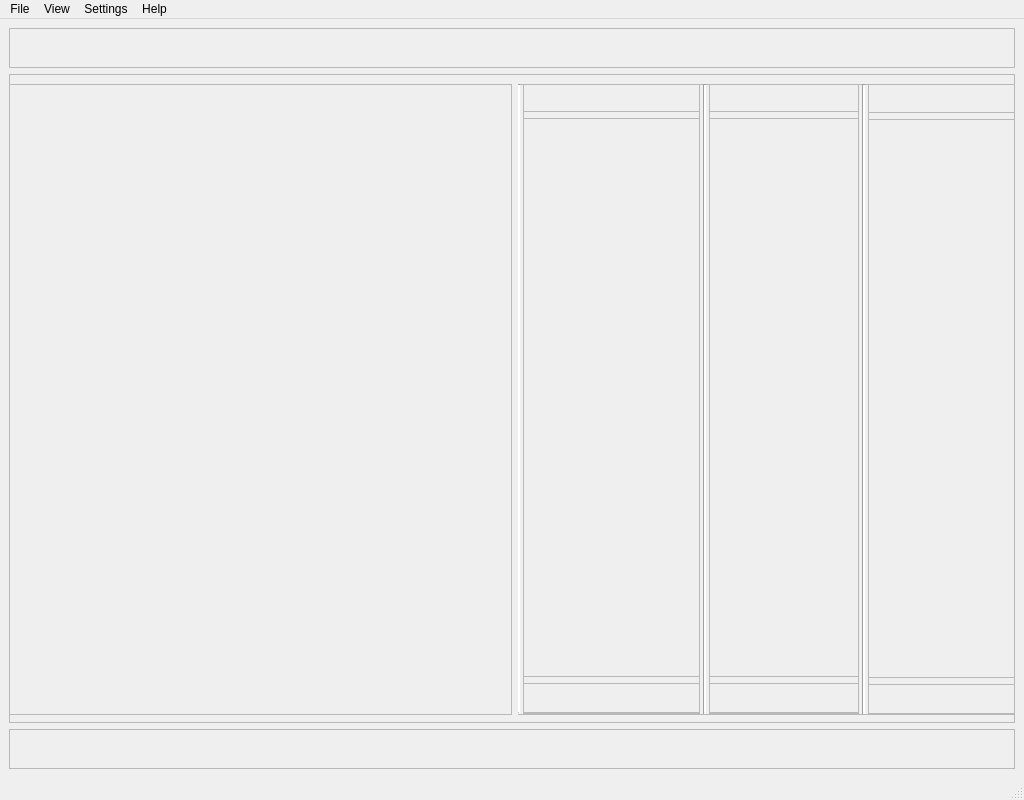
<?xml version="1.0" encoding="UTF-8"?>
<ui version="4.0">
 <class>MainWindow</class>
 <widget class="QMainWindow" name="MainWindow">
  <property name="windowModality">
   <enum>Qt::WindowModal</enum>
  </property>
  <property name="geometry">
   <rect>
    <x>0</x>
    <y>0</y>
    <width>1024</width>
    <height>800</height>
   </rect>
  </property>
  <property name="windowTitle">
   <string>BaseSTO</string>
  </property>
  <property name="windowIcon">
   <iconset>
    <normaloff>photo.jpg</normaloff>photo.jpg</iconset>
  </property>
  <widget class="QWidget" name="central_widget">
   <layout class="QVBoxLayout" name="verticalLayout">
    <item>
     <layout class="QVBoxLayout" name="RootLayout">
      <property name="sizeConstraint">
       <enum>QLayout::SetMaximumSize</enum>
      </property>
      <item>
       <widget class="QFrame" name="MainUpFrame">
        <property name="minimumSize">
         <size>
          <width>0</width>
          <height>40</height>
         </size>
        </property>
        <property name="maximumSize">
         <size>
          <width>16777215</width>
          <height>40</height>
         </size>
        </property>
        <property name="frameShape">
         <enum>QFrame::StyledPanel</enum>
        </property>
        <property name="frameShadow">
         <enum>QFrame::Raised</enum>
        </property>
       </widget>
      </item>
      <item>
       <widget class="QFrame" name="MainTopFrame">
        <property name="frameShape">
         <enum>QFrame::StyledPanel</enum>
        </property>
        <property name="frameShadow">
         <enum>QFrame::Raised</enum>
        </property>
        <widget class="QWidget" name="horizontalLayoutWidget">
         <property name="geometry">
          <rect>
           <x>0</x>
           <y>10</y>
           <width>1011</width>
           <height>631</height>
          </rect>
         </property>
         <layout class="QHBoxLayout" name="horizontalLayout">
          <item>
           <widget class="QFrame" name="frame_2">
            <property name="frameShape">
             <enum>QFrame::StyledPanel</enum>
            </property>
            <property name="frameShadow">
             <enum>QFrame::Raised</enum>
            </property>
            <widget class="QWidget" name="verticalLayoutWidget_5">
             <property name="geometry">
              <rect>
               <x>-1</x>
               <y>-1</y>
               <width>501</width>
               <height>631</height>
              </rect>
             </property>
             <layout class="QVBoxLayout" name="verticalLayout_5"/>
            </widget>
           </widget>
          </item>
          <item>
           <widget class="QFrame" name="frame">
            <property name="maximumSize">
             <size>
              <width>530</width>
              <height>16777215</height>
             </size>
            </property>
            <property name="frameShape">
             <enum>QFrame::StyledPanel</enum>
            </property>
            <property name="frameShadow">
             <enum>QFrame::Raised</enum>
            </property>
            <widget class="QWidget" name="gridLayoutWidget">
             <property name="geometry">
              <rect>
               <x>-1</x>
               <y>-1</y>
               <width>501</width>
               <height>631</height>
              </rect>
             </property>
             <layout class="QGridLayout" name="gridLayout">
              <property name="horizontalSpacing">
               <number>3</number>
              </property>
              <property name="verticalSpacing">
               <number>2</number>
              </property>
              <item row="0" column="1">
               <widget class="QFrame" name="frame_3">
                <property name="maximumSize">
                 <size>
                  <width>200</width>
                  <height>16777215</height>
                 </size>
                </property>
                <property name="frameShape">
                 <enum>QFrame::StyledPanel</enum>
                </property>
                <property name="frameShadow">
                 <enum>QFrame::Raised</enum>
                </property>
                <widget class="QWidget" name="verticalLayoutWidget_2">
                 <property name="geometry">
                  <rect>
                   <x>-1</x>
                   <y>-1</y>
                   <width>181</width>
                   <height>631</height>
                  </rect>
                 </property>
                 <layout class="QVBoxLayout" name="verticalLayout_2">
                  <item>
                   <widget class="QFrame" name="frame_7">
                    <property name="maximumSize">
                     <size>
                      <width>16777215</width>
                      <height>30</height>
                     </size>
                    </property>
                    <property name="frameShape">
                     <enum>QFrame::StyledPanel</enum>
                    </property>
                    <property name="frameShadow">
                     <enum>QFrame::Raised</enum>
                    </property>
                   </widget>
                  </item>
                  <item>
                   <widget class="QFrame" name="frame_8">
                    <property name="frameShape">
                     <enum>QFrame::StyledPanel</enum>
                    </property>
                    <property name="frameShadow">
                     <enum>QFrame::Raised</enum>
                    </property>
                   </widget>
                  </item>
                  <item>
                   <widget class="QFrame" name="frame_6">
                    <property name="maximumSize">
                     <size>
                      <width>16777215</width>
                      <height>30</height>
                     </size>
                    </property>
                    <property name="frameShape">
                     <enum>QFrame::StyledPanel</enum>
                    </property>
                    <property name="frameShadow">
                     <enum>QFrame::Raised</enum>
                    </property>
                   </widget>
                  </item>
                 </layout>
                </widget>
               </widget>
              </item>
              <item row="0" column="4">
               <widget class="Line" name="line_2">
                <property name="lineWidth">
                 <number>2</number>
                </property>
                <property name="orientation">
                 <enum>Qt::Vertical</enum>
                </property>
               </widget>
              </item>
              <item row="0" column="5">
               <widget class="QFrame" name="frame_5">
                <property name="maximumSize">
                 <size>
                  <width>150</width>
                  <height>16777215</height>
                 </size>
                </property>
                <property name="frameShape">
                 <enum>QFrame::StyledPanel</enum>
                </property>
                <property name="frameShadow">
                 <enum>QFrame::Raised</enum>
                </property>
                <widget class="QWidget" name="verticalLayoutWidget_4">
                 <property name="geometry">
                  <rect>
                   <x>0</x>
                   <y>0</y>
                   <width>151</width>
                   <height>631</height>
                  </rect>
                 </property>
                 <layout class="QVBoxLayout" name="verticalLayout_4">
                  <item>
                   <widget class="QFrame" name="frame_13">
                    <property name="maximumSize">
                     <size>
                      <width>16777215</width>
                      <height>30</height>
                     </size>
                    </property>
                    <property name="frameShape">
                     <enum>QFrame::StyledPanel</enum>
                    </property>
                    <property name="frameShadow">
                     <enum>QFrame::Raised</enum>
                    </property>
                   </widget>
                  </item>
                  <item>
                   <widget class="QFrame" name="frame_12">
                    <property name="frameShape">
                     <enum>QFrame::StyledPanel</enum>
                    </property>
                    <property name="frameShadow">
                     <enum>QFrame::Raised</enum>
                    </property>
                   </widget>
                  </item>
                  <item>
                   <widget class="QFrame" name="frame_14">
                    <property name="maximumSize">
                     <size>
                      <width>16777215</width>
                      <height>30</height>
                     </size>
                    </property>
                    <property name="frameShape">
                     <enum>QFrame::StyledPanel</enum>
                    </property>
                    <property name="frameShadow">
                     <enum>QFrame::Raised</enum>
                    </property>
                   </widget>
                  </item>
                 </layout>
                </widget>
               </widget>
              </item>
              <item row="0" column="2">
               <widget class="Line" name="a_line">
                <property name="lineWidth">
                 <number>2</number>
                </property>
                <property name="orientation">
                 <enum>Qt::Vertical</enum>
                </property>
               </widget>
              </item>
              <item row="0" column="0">
               <widget class="Line" name="line">
                <property name="lineWidth">
                 <number>2</number>
                </property>
                <property name="orientation">
                 <enum>Qt::Vertical</enum>
                </property>
               </widget>
              </item>
              <item row="0" column="3">
               <widget class="QFrame" name="frame_4">
                <property name="maximumSize">
                 <size>
                  <width>150</width>
                  <height>16777215</height>
                 </size>
                </property>
                <property name="frameShape">
                 <enum>QFrame::StyledPanel</enum>
                </property>
                <property name="frameShadow">
                 <enum>QFrame::Raised</enum>
                </property>
                <widget class="QWidget" name="verticalLayoutWidget_3">
                 <property name="geometry">
                  <rect>
                   <x>-1</x>
                   <y>-1</y>
                   <width>151</width>
                   <height>631</height>
                  </rect>
                 </property>
                 <layout class="QVBoxLayout" name="verticalLayout_3">
                  <item>
                   <widget class="QFrame" name="frame_9">
                    <property name="maximumSize">
                     <size>
                      <width>16777215</width>
                      <height>30</height>
                     </size>
                    </property>
                    <property name="frameShape">
                     <enum>QFrame::StyledPanel</enum>
                    </property>
                    <property name="frameShadow">
                     <enum>QFrame::Raised</enum>
                    </property>
                   </widget>
                  </item>
                  <item>
                   <widget class="QFrame" name="frame_10">
                    <property name="frameShape">
                     <enum>QFrame::StyledPanel</enum>
                    </property>
                    <property name="frameShadow">
                     <enum>QFrame::Raised</enum>
                    </property>
                   </widget>
                  </item>
                  <item>
                   <widget class="QFrame" name="frame_11">
                    <property name="maximumSize">
                     <size>
                      <width>16777215</width>
                      <height>30</height>
                     </size>
                    </property>
                    <property name="frameShape">
                     <enum>QFrame::StyledPanel</enum>
                    </property>
                    <property name="frameShadow">
                     <enum>QFrame::Raised</enum>
                    </property>
                   </widget>
                  </item>
                 </layout>
                </widget>
               </widget>
              </item>
             </layout>
            </widget>
           </widget>
          </item>
         </layout>
        </widget>
       </widget>
      </item>
      <item>
       <widget class="QFrame" name="MainDownFrame">
        <property name="minimumSize">
         <size>
          <width>0</width>
          <height>40</height>
         </size>
        </property>
        <property name="maximumSize">
         <size>
          <width>16777215</width>
          <height>40</height>
         </size>
        </property>
        <property name="frameShape">
         <enum>QFrame::StyledPanel</enum>
        </property>
        <property name="frameShadow">
         <enum>QFrame::Raised</enum>
        </property>
       </widget>
      </item>
     </layout>
    </item>
   </layout>
  </widget>
  <widget class="QMenuBar" name="menubar">
   <property name="geometry">
    <rect>
     <x>0</x>
     <y>0</y>
     <width>1024</width>
     <height>29</height>
    </rect>
   </property>
   <widget class="QMenu" name="menuFile">
    <property name="title">
     <string>File</string>
    </property>
    <addaction name="actionPrint"/>
    <addaction name="actionSave"/>
    <addaction name="separator"/>
    <addaction name="actionExit"/>
   </widget>
   <widget class="QMenu" name="menuView">
    <property name="title">
     <string>View</string>
    </property>
    <addaction name="action_2"/>
    <addaction name="action_3"/>
    <addaction name="action_4"/>
    <addaction name="separator"/>
    <addaction name="action_6"/>
   </widget>
   <widget class="QMenu" name="menuSettings">
    <property name="title">
     <string>Settings</string>
    </property>
   </widget>
   <widget class="QMenu" name="menuHelp">
    <property name="title">
     <string>Help</string>
    </property>
    <addaction name="actionHelp"/>
    <addaction name="separator"/>
    <addaction name="actionAbaut_of_programm"/>
   </widget>
   <addaction name="menuFile"/>
   <addaction name="menuView"/>
   <addaction name="menuSettings"/>
   <addaction name="menuHelp"/>
  </widget>
  <widget class="QStatusBar" name="statusbar"/>
  <action name="actionPrint">
   <property name="text">
    <string>Print</string>
   </property>
  </action>
  <action name="actionSave">
   <property name="text">
    <string>Save</string>
   </property>
  </action>
  <action name="actionExit">
   <property name="text">
    <string>Exit</string>
   </property>
  </action>
  <action name="action_2">
   <property name="text">
    <string>Новый клиент</string>
   </property>
  </action>
  <action name="action_3">
   <property name="text">
    <string>Новая машина</string>
   </property>
  </action>
  <action name="action_4">
   <property name="text">
    <string>Новый акт</string>
   </property>
  </action>
  <action name="action_6">
   <property name="text">
    <string>Закрытые акты</string>
   </property>
  </action>
  <action name="actionHelp">
   <property name="text">
    <string>Help</string>
   </property>
  </action>
  <action name="actionAbaut_of_programm">
   <property name="text">
    <string>Abaut of programm</string>
   </property>
  </action>
 </widget>
 <resources/>
 <connections/>
</ui>
